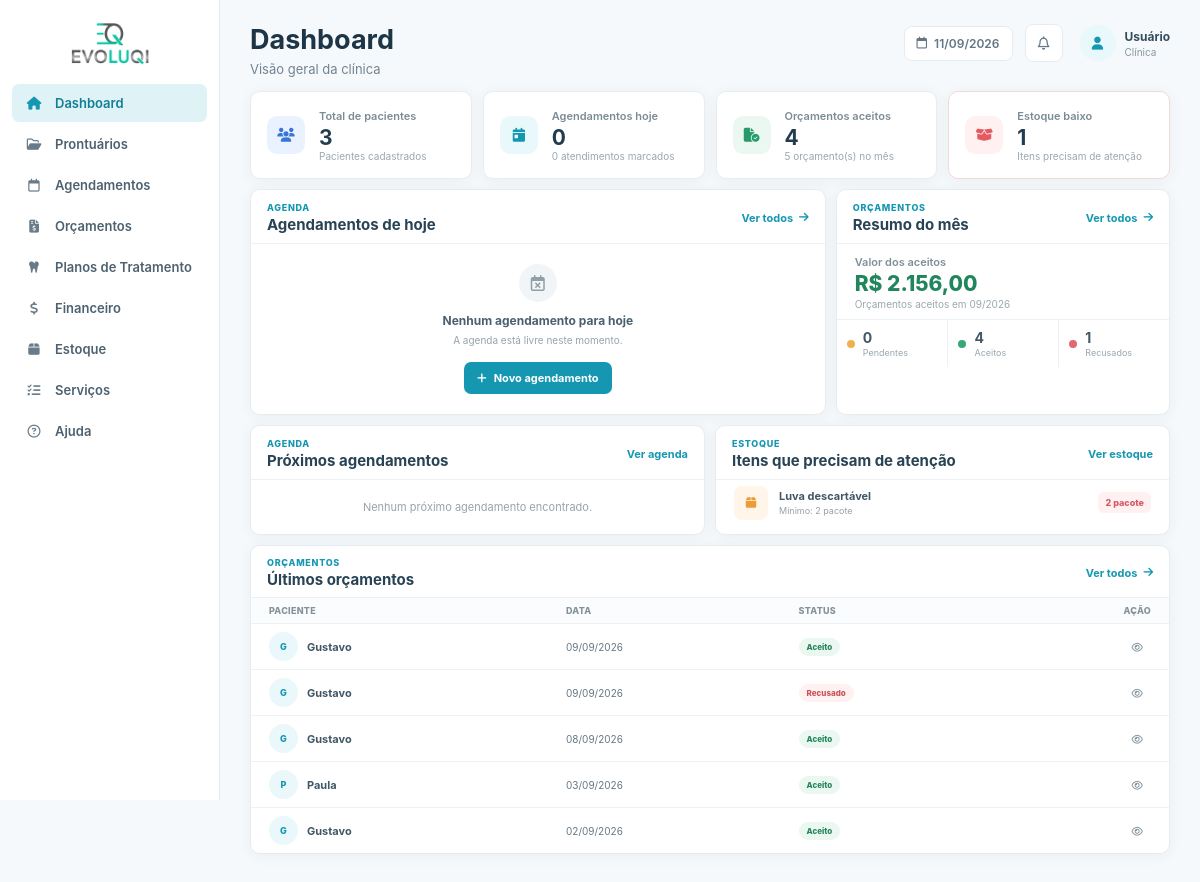
The app's page / (signed in) with its own data.
### tables this page shows
CREATE TABLE `estoque` (
  `id` int NOT NULL AUTO_INCREMENT,
  `nome` varchar(255) NOT NULL,
  `quantidade` decimal(10,2) NOT NULL DEFAULT '0.00',
  `unidade` varchar(50) NOT NULL DEFAULT 'unidade',
  `estoque_minimo` decimal(10,2) NOT NULL DEFAULT '5.00',
  `valor_item` decimal(10,2) NOT NULL DEFAULT '0.00',
  `valor_sugerido` decimal(10,2) NOT NULL DEFAULT '0.00',
  `updated_at` timestamp NOT NULL DEFAULT CURRENT_TIMESTAMP ON UPDATE CURRENT_TIMESTAMP,
  PRIMARY KEY (`id`)
);

CREATE TABLE `orcamentos` (
  `id` int NOT NULL AUTO_INCREMENT,
  `paciente_id` int NOT NULL,
  `data_criacao` date NOT NULL,
  `validade` date NOT NULL,
  `status` enum('pendente','aceito','recusado') DEFAULT 'pendente',
  `observacoes` text,
  `created_at` timestamp NOT NULL DEFAULT CURRENT_TIMESTAMP,
  `agendamento_id` int DEFAULT NULL,
  PRIMARY KEY (`id`),
  KEY `paciente_id` (`paciente_id`),
  KEY `idx_orcamento_agendamento` (`agendamento_id`),
  CONSTRAINT `fk_orcamento_agendamento` FOREIGN KEY (`agendamento_id`) REFERENCES `agendamentos` (`id`) ON DELETE SET NULL,
  CONSTRAINT `orcamentos_ibfk_1` FOREIGN KEY (`paciente_id`) REFERENCES `prontuarios` (`id`) ON DELETE CASCADE
);

CREATE TABLE `prontuarios` (
  `id` int NOT NULL AUTO_INCREMENT,
  `paciente` varchar(255) NOT NULL,
  `nascimento` date NOT NULL,
  `sexo` enum('Masculino','Feminino','Outro') DEFAULT NULL,
  `estado_civil` varchar(50) DEFAULT NULL,
  `profissao` varchar(100) DEFAULT NULL,
  `rg` varchar(20) DEFAULT NULL,
  `cpf` varchar(14) DEFAULT NULL,
  `endereco` text,
  `cep` varchar(10) DEFAULT NULL,
  `telefone` varchar(20) DEFAULT NULL,
  `email` varchar(255) DEFAULT NULL,
  `observacoes` text,
  `tratamento_odonto` text,
  `tratamento_medico` text,
  `medicamento_continuo` text,
  `alergia_medicamento` text,
  `alergia_outras` text,
  `problemas_saude` text,
  `gravida_meses` varchar(10) DEFAULT NULL,
  `fuma_tempo` varchar(50) DEFAULT NULL,
  `fuma_cigarros_dia` varchar(20) DEFAULT NULL,
  `bebida_frequencia` varchar(100) DEFAULT NULL,
  `drogas_uso` text,
  `doencas_transmissiveis` text,
  `cancer_familiar` text,
  `tratamento_cancer` text,
  `created_at` timestamp NOT NULL DEFAULT CURRENT_TIMESTAMP,
  `termo_consentimento_aceito` tinyint(1) NOT NULL DEFAULT '0',
  `termo_consentimento_aceito_em` datetime DEFAULT NULL,
  PRIMARY KEY (`id`),
  UNIQUE KEY `uq_prontuarios_cpf` (`cpf`)
);

### index.php (the view, shortened to what the rows shown need)
<?php
require_once 'conexao/conexao.php';
$stmt_estoque = $pdo->query("
    SELECT
        id,
        nome,
        quantidade,
        estoque_minimo,
        unidade
    FROM estoque
    WHERE quantidade <= estoque_minimo
    ORDER BY quantidade ASC, nome ASC
");
$materiais_baixo = $stmt_estoque->fetchAll();
$stmt_orc = $pdo->prepare("
    SELECT
        o.id,
        o.data_criacao,
        o.status,
        p.paciente
    FROM orcamentos o
    JOIN prontuarios p ON o.paciente_id = p.id
    ORDER BY o.data_criacao DESC, o.id DESC
    LIMIT 5
");
$stmt_orc->execute();
$ultimos_orcamentos = $stmt_orc->fetchAll();
function formatarData($data): string
{
    return $data ? date('d/m/Y', strtotime($data)) : '-';
}
function statusOrcamento(string $status): string
{
    return match ($status) {
        'aceito' => 'Aceito',
        'recusado' => 'Recusado',
        default => 'Pendente',
    };
}
?>
<!DOCTYPE html>
<html lang="pt-BR">
<head>
    <link rel="stylesheet" href="css/global.css">
    <link rel="stylesheet" href="css/variables.css">
    <link rel="stylesheet" href="css/index.css">
    <link
        rel="stylesheet"
        href="https://cdnjs.cloudflare.com/ajax/libs/font-awesome/6.5.2/css/all.min.css">
</head>
<body>
    <main class="content">
        <header class="topbar">
            <div class="page-heading">
                <h1>Dashboard</h1>
            </div>
        </header>
        <section class="dashboard-grid">
            <div class="panel appointments-panel">
                <div class="panel-header">
                    <div>
                        <h2>Agendamentos de hoje</h2>
                    </div>
                </div>
            </div>
            <div class="panel budget-panel">
                <div class="panel-header">
                    <div>
                        <h2>Resumo do mês</h2>
                    </div>
                </div>
            </div>
        </section>
        <section class="lower-grid">
            <div class="panel">
                <div class="panel-header">
                    <div>
                        <h2>Próximos agendamentos</h2>
                    </div>
                </div>
            </div>
            <div class="panel">
                <div class="panel-header">
                    <div>
                        <h2>Itens que precisam de atenção</h2>
                    </div>
                </div>
                <div class="simple-list">
                    <?php if (empty($materiais_baixo)): ?>
                        <div class="empty-state compact">
                            <div class="empty-icon success">
                                <i class="fa-solid fa-check"></i>
                            </div>
                            <strong>Estoque em dia</strong>
                            <span>Nenhum item abaixo do mínimo.</span>
                        </div>
                    <?php else: ?>
                        <?php foreach (array_slice($materiais_baixo, 0, 5) as $mat): ?>
                            <div class="simple-list-item stock-item">
                                <div class="stock-icon">
                                    <i class="fa-solid fa-box"></i>
                                </div>
                                <div class="simple-list-info">
                                    <strong><?= htmlspecialchars($mat['nome']) ?></strong>
                                    <span>Mínimo: <?= number_format($mat['estoque_minimo'], 0, ',', '.') ?> <?= htmlspecialchars($mat['unidade']) ?></span>
                                </div>
                                <span class="stock-badge">
                                    <?= number_format($mat['quantidade'], 0, ',', '.') ?> <?= htmlspecialchars($mat['unidade']) ?>
                                </span>
                            </div>
                        <?php endforeach; ?>
                    <?php endif; ?>
                </div>
            </div>
        </section>
        <section class="panel recent-panel">
            <div class="panel-header">
                <div>
                    <h2>Últimos orçamentos</h2>
                </div>
            </div>
            <div class="table-wrapper">
                <table>
                    <thead>
                        <tr>
                            <th>Paciente</th>
                            <th>Data</th>
                            <th>Status</th>
                            <th class="align-right">Ação</th>
                        </tr>
                    </thead>
                    <tbody>
                        <?php if (empty($ultimos_orcamentos)): ?>
                            <tr>
                                <td colspan="4" class="table-empty">
                                    Nenhum orçamento encontrado.
                                </td>
                            </tr>
                        <?php else: ?>
                            <?php foreach ($ultimos_orcamentos as $orc): ?>
                                <tr>
                                    <td>
                                        <div class="table-person">
                                            <div class="table-avatar">
                                                <?= strtoupper(substr($orc['paciente'], 0, 1)) ?>
                                            </div>
                                            <strong><?= htmlspecialchars($orc['paciente']) ?></strong>
                                        </div>
                                    </td>
                                    <td><?= formatarData($orc['data_criacao']) ?></td>
                                    <td>
                                        <span class="status-badge <?= htmlspecialchars($orc['status']) ?>">
                                            <?= statusOrcamento($orc['status']) ?>
                                        </span>
                                    </td>
                                    <td class="align-right">
                                        <a href="visualizar_orcamento?id=<?= (int)$orc['id'] ?>" class="table-action">
                                            <i class="fa-regular fa-eye"></i>
                                        </a>
                                    </td>
                                </tr>
                            <?php endforeach; ?>
                        <?php endif; ?>
                    </tbody>
                </table>
            </div>
        </section>
    </main>
</body>
</html>

### records on screen
estoque: nome "Luva descartável", estoque_minimo "2", unidade "pacote", quantidade "2"
orcamentos: paciente.paciente "G", paciente.paciente "Gustavo", data_criacao "09/09/2026", status "Aceito"
orcamentos: paciente.paciente "G", paciente.paciente "Gustavo", data_criacao "09/09/2026", status "Recusado"
orcamentos: paciente.paciente "G", paciente.paciente "Gustavo", data_criacao "08/09/2026", status "Aceito"
orcamentos: paciente.paciente "P", paciente.paciente "Paula", data_criacao "03/09/2026", status "Aceito"
orcamentos: paciente.paciente "G", paciente.paciente "Gustavo", data_criacao "02/09/2026", status "Aceito"

### other values on screen
$total_pacientes "3"
count($agendamentos_hoje) "0"
$aceitos "4"
$total_orc "5"
$total_estoque_baixo "1"
$valor_total_aceitos "2.156,00"
$pendentes "0"
$recusados "1"
